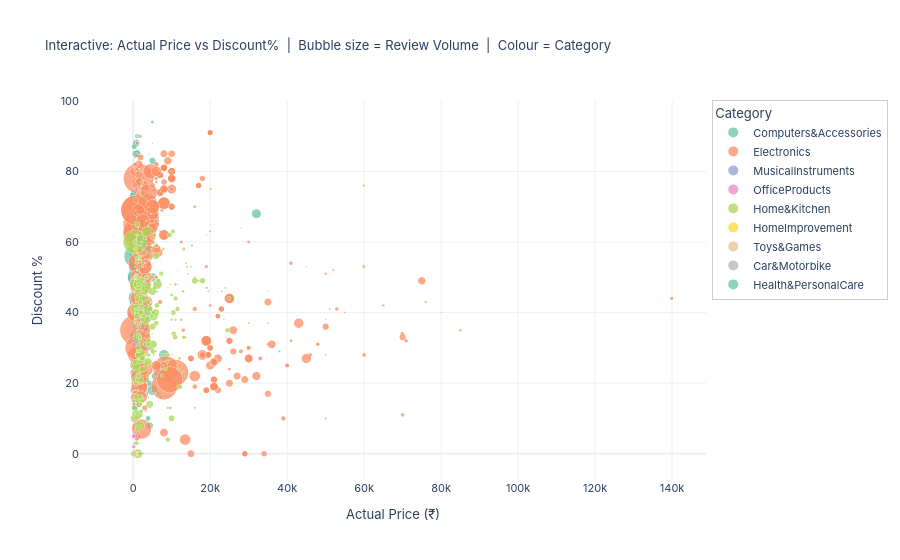
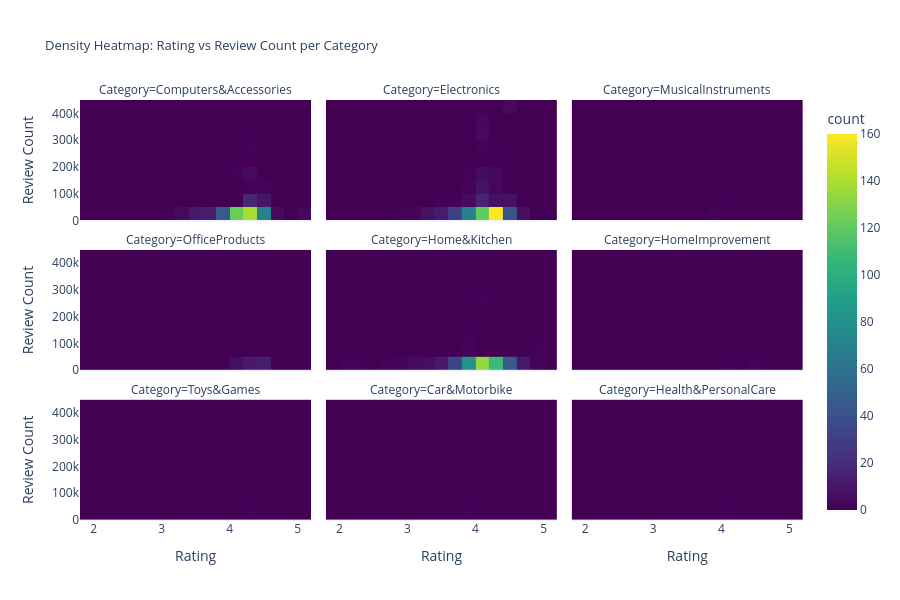

Notebook code cell kept with these figures, in order:
### Markdown cell above
### 2a. Interactive Exploratory Visualisation (Plotly)
Hover over any data point to see full product details. Use the cluster dropdown to filter segments in real time.

### Code cell
# ── Interactive Scatter: Actual Price vs Discount% coloured by Category ──────
try:
    import plotly.express as px
    import plotly.graph_objects as go

    df_plot = df[['product_name','main_category',
                  'actual_price_clean','discounted_price_clean',
                  'discount_percentage_clean','rating_clean',
                  'rating_count_clean']].dropna().copy()
    df_plot.columns = ['Product','Category','Actual Price','Selling Price',
                        'Discount %','Rating','Review Count']
    df_plot['Product'] = df_plot['Product'].str[:60]   # trim long names

    fig = px.scatter(
        df_plot,
        x='Actual Price',
        y='Discount %',
        color='Category',
        size='Review Count',
        size_max=30,
        hover_name='Product',
        hover_data={'Selling Price': True, 'Rating': True,
                    'Actual Price': True, 'Review Count': True},
        color_discrete_sequence=px.colors.qualitative.Set2,
        title='Interactive: Actual Price vs Discount%  |  Bubble size = Review Volume  |  Colour = Category',
        labels={'Actual Price': 'Actual Price (₹)', 'Discount %': 'Discount %'},
        template='plotly_white',
        opacity=0.75
    )
    fig.update_layout(
        height=560,
        legend=dict(title='Category', orientation='v',
                    x=1.01, y=1, bgcolor='rgba(255,255,255,0.85)',
                    bordercolor='#ccc', borderwidth=1),
        title_font_size=13,
        font=dict(family='Inter, Arial', size=11),
        hovermode='closest'
    )
    fig.update_traces(marker=dict(line=dict(width=0.4, color='white')))
    fig.show()

    # ── Second interactive: Rating vs Review Count heatmap density ────────────
    fig2 = px.density_heatmap(
        df_plot,
        x='Rating',
        y='Review Count',
        facet_col='Category',
        facet_col_wrap=3,
        color_continuous_scale='Viridis',
        title='Density Heatmap: Rating vs Review Count per Category',
        template='plotly_white',
        nbinsx=20, nbinsy=20
    )
    fig2.update_layout(height=600, title_font_size=13)
    fig2.show()

    print('Interactive Plotly charts rendered above.')
except ImportError:
    print('plotly not installed. Run: pip install plotly')
    print('Falling back to static chart...')
    fig_s, ax_s = plt.subplots(figsize=(12, 6))
    cats = df['main_category'].unique()
    cmap_s = plt.cm.get_cmap('Set2', len(cats))
    for ci, cat in enumerate(cats):
        m = df['main_category'] == cat
        ax_s.scatter(df.loc[m,'actual_price_clean'], df.loc[m,'discount_percentage_clean'],
                     c=[cmap_s(ci)], label=cat, alpha=0.5, s=15)
    ax_s.set_xlabel('Actual Price (₹)'); ax_s.set_ylabel('Discount %')
    ax_s.set_title('Actual Price vs Discount % by Category')
    ax_s.legend(fontsize=7, loc='best')
    plt.tight_layout(); plt.show()

### Figure 1 — Plotly figure (JSON) as saved in the notebook; plotly's stock layout.template omitted (floating-point values rounded to 4 significant figures; data arrays with more than 128 entries replaced by an {"elided": "..."} marker saying what was removed)
{"data": [{"customdata": {"elided": "453x3 float values"}, "hovertemplate": "<b>%{hovertext}</b><br><br>Category=Computers&Accessories<br>Actual Price (₹)=%{x}<br>Discount %=%{y}<br>Review Count=%{customdata[2]}<br>Selling Price=%{customdata[0]}<br>Rating=%{customdata[1]}<extra></extra>", "hovertext": {"elided": "453 str values"}, "legendgroup": "Computers&Accessories", "marker": {"color": "rgb(102,194,165)", "line": {"color": "white", "width": 0.4}, "opacity": 0.75, "size": {"elided": "453 float values"}, "sizemode": "area", "sizeref": 474.4, "symbol": "circle"}, "mode": "markers", "name": "Computers&Accessories", "showlegend": true, "type": "scattergl", "x": {"elided": "453 float values"}, "xaxis": "x", "y": {"elided": "453 int values"}, "yaxis": "y"}, {"customdata": {"elided": "526x3 float values"}, "hovertemplate": "<b>%{hovertext}</b><br><br>Category=Electronics<br>Actual Price (₹)=%{x}<br>Discount %=%{y}<br>Review Count=%{customdata[2]}<br>Selling Price=%{customdata[0]}<br>Rating=%{customdata[1]}<extra></extra>", "hovertext": {"elided": "526 str values"}, "legendgroup": "Electronics", "marker": {"color": "rgb(252,141,98)", "line": {"color": "white", "width": 0.4}, "opacity": 0.75, "size": {"elided": "526 float values"}, "sizemode": "area", "sizeref": 474.4, "symbol": "circle"}, "mode": "markers", "name": "Electronics", "showlegend": true, "type": "scattergl", "x": {"elided": "526 float values"}, "xaxis": "x", "y": {"elided": "526 int values"}, "yaxis": "y"}, {"customdata": [[798.0, 4.0, 68660.0], [478.0, 3.8, 20220.0]], "hovertemplate": "<b>%{hovertext}</b><br><br>Category=MusicalInstruments<br>Actual Price (₹)=%{x}<br>Discount %=%{y}<br>Review Count=%{customdata[2]}<br>Selling Price=%{customdata[0]}<br>Rating=%{customdata[1]}<extra></extra>", "hovertext": ["Boya ByM1 Auxiliary Omnidirectional Lavalier Condenser Micro", "MAONO AU-400 Lavalier Auxiliary Omnidirectional Microphone ("], "legendgroup": "MusicalInstruments", "marker": {"color": "rgb(141,160,203)", "line": {"color": "white", "width": 0.4}, "opacity": 0.75, "size": [68660.0, 20220.0], "sizemode": "area", "sizeref": 474.4, "symbol": "circle"}, "mode": "markers", "name": "MusicalInstruments", "showlegend": true, "type": "scattergl", "x": [1995.0, 699.0], "xaxis": "x", "y": [60, 32], "yaxis": "y"}, {"customdata": [[50.0, 4.3, 5792.0], [1295.0, 4.5, 5760.0], [522.0, 4.4, 12180.0], [157.0, 4.5, 8618.0], [198.0, 4.1, 9344.0], [137.0, 4.4, 6537.0], [440.0, 4.5, 8610.0], [100.0, 4.3, 3095.0], [252.0, 4.5, 3785.0], [480.0, 4.3, 5719.0], [125.0, 4.4, 8053.0], [561.0, 4.4, 3182.0], [99.0, 4.3, 388.0], [67.0, 4.1, 1269.0], [90.0, 4.4, 7429.0], [114.0, 4.2, 8938.0], [120.0, 4.1, 4308.0], [178.0, 4.3, 2450.0], [157.0, 4.5, 4428.0], [90.0, 4.3, 3061.0], [250.0, 4.2, 2628.0], [272.0, 4.0, 3686.0], [1399.0, 4.3, 3530.0], [300.0, 4.2, 419.0], [535.0, 4.4, 4426.0], [341.0, 4.3, 2493.0], [165.0, 4.5, 1674.0], [90.0, 4.1, 6199.0], [120.0, 4.5, 4951.0], [420.0, 4.2, 1926.0], [225.0, 4.1, 4798.0]], "hovertemplate": "<b>%{hovertext}</b><br><br>Category=OfficeProducts<br>Actual Price (₹)=%{x}<br>Discount %=%{y}<br>Review Count=%{customdata[2]}<br>Selling Price=%{customdata[0]}<br>Rating=%{customdata[1]}<extra></extra>", "hovertext": ["Classmate Octane Neon- Blue Gel Pens(Pack of 5)|Smooth Writi", "Casio FX-991ES Plus-2nd Edition Scientific Calculator, Black", "Casio FX-82MS 2nd Gen Non-Programmable Scientific Calculator", "Classmate Soft Cover 6 Subject Spiral Binding Notebook, Sing", "COI Note Pad/Memo Book with Sticky Notes & Clip Holder with ", "Classmate 2100117 Soft Cover 6 Subject Spiral Binding Notebo", "Casio MJ-12D 150 Steps Check and Correct Desktop Calculator", "Parker Quink Ink Bottle, Blue", "Luxor 5 Subject Single Ruled Notebook - A4, 70 GSM, 300 page", "Parker Classic Gold Gold Trim Ball Pen", "Luxor 5 Subject Single Ruled Notebook - A5 Size, 70 GSM, 300", "Classmate Long Notebook - 140 Pages, Single Line, 297mm x 21", "BRUSTRO Copytinta Coloured Craft Paper A4 Size 80 GSM Mixed ", "Classmate Pulse Spiral Notebook - 240 mm x 180 mm, Soft Cove", "3M Post-it Sticky Note Cube, 200 Sheets (4 Colors x 50 Sheet", "Classmate Pulse 6 Subject Notebook - Unruled, 300 Pages, Spi", "Pentonic Multicolor Ball Point Pen, Pack of 10", "Pilot V7 Liquid Ink Roller Ball Pen (2 Blue + 1 Black)", "Classmate Soft Cover 6 Subject Spiral Binding Notebook, Unru", "Parker Quink Ink Bottle (Black)", "Classmate Octane Neon- 25 Blue Gel Pens | Smooth Writing Pen", "Parker Vector Standard Chrome Trim Ball Pen (Ink - Black)", "Portronics Ruffpad 15 Re-Writable LCD Screen 38.1cm (15-inch", "Classmate Pulse 1 Subject Notebook - 240mm x 180mm , Soft Co", "Casio MJ-120D 150 Steps Check and Correct Desktop Calculator", "Parker Vector Camouflage Gift Set - Roller Ball Pen & Parker", "Classmate Long Book - Unruled, 160 Pages, 314 mm x 194 mm - ", "Pilot Frixion Clicker Roller Pen (Blue), (9000019529)", "Classmate Drawing Book - Unruled, 40 Pages, 210 mm x 297 mm ", "Parker Moments Vector Timecheck Gold Trim Roller Ball Pen (B", "Camlin Elegante Fountain Pen - Black/Blue/Red"], "legendgroup": "OfficeProducts", "marker": {"color": "rgb(231,138,195)", "line": {"color": "white", "width": 0.4}, "opacity": 0.75, "size": [5792.0, 5760.0, 12180.0, 8618.0, 9344.0, 6537.0, 8610.0, 3095.0, 3785.0, 5719.0, 8053.0, 3182.0, 388.0, 1269.0, 7429.0, 8938.0, 4308.0, 2450.0, 4428.0, 3061.0, 2628.0, 3686.0, 3530.0, 419.0, 4426.0, 2493.0, 1674.0, 6199.0, 4951.0, 1926.0, 4798.0], "sizemode": "area", "sizeref": 474.4, "symbol": "circle"}, "mode": "markers", "name": "OfficeProducts", "showlegend": true, "type": "scattergl", "x": [50.0, 1295.0, 550.0, 160.0, 800.0, 160.0, 440.0, 100.0, 315.0, 600.0, 180.0, 720.0, 99.0, 75.0, 175.0, 120.0, 120.0, 210.0, 160.0, 100.0, 250.0, 320.0, 2999.0, 300.0, 535.0, 450.0, 165.0, 100.0, 120.0, 420.0, 225.0], "xaxis": "x", "y": [0, 0, 5, 2, 75, 14, 0, 0, 20, 20, 31, 22, 0, 11, 49, 5, 0, 15, 2, 10, 0, 15, 53, 0, 0, 24, 0, 10, 0, 0, 0], "yaxis": "y"}, {"customdata": {"elided": "448x3 float values"}, "hovertemplate": "<b>%{hovertext}</b><br><br>Category=Home&Kitchen<br>Actual Price (₹)=%{x}<br>Discount %=%{y}<br>Review Count=%{customdata[2]}<br>Selling Price=%{customdata[0]}<br>Rating=%{customdata[1]}<extra></extra>", "hovertext": {"elided": "448 str values"}, "legendgroup": "Home&Kitchen", "marker": {"color": "rgb(166,216,84)", "line": {"color": "white", "width": 0.4}, "opacity": 0.75, "size": {"elided": "448 float values"}, "sizemode": "area", "sizeref": 474.4, "symbol": "circle"}, "mode": "markers", "name": "Home&Kitchen", "showlegend": true, "type": "scattergl", "x": {"elided": "448 float values"}, "xaxis": "x", "y": {"elided": "448 int values"}, "yaxis": "y"}, {"customdata": [[425.0, 4.0, 2581.0], [249.0, 4.5, 5985.0]], "hovertemplate": "<b>%{hovertext}</b><br><br>Category=HomeImprovement<br>Actual Price (₹)=%{x}<br>Discount %=%{y}<br>Review Count=%{customdata[2]}<br>Selling Price=%{customdata[0]}<br>Rating=%{customdata[1]}<extra></extra>", "hovertext": ["ESnipe Mart Worldwide Travel Adapter with Build in Dual USB ", "Gizga Essentials Cable Organiser, Cord Management System for"], "legendgroup": "HomeImprovement", "marker": {"color": "rgb(255,217,47)", "line": {"color": "white", "width": 0.4}, "opacity": 0.75, "size": [2581.0, 5985.0], "sizemode": "area", "sizeref": 474.4, "symbol": "circle"}, "mode": "markers", "name": "HomeImprovement", "showlegend": true, "type": "scattergl", "x": [999.0, 599.0], "xaxis": "x", "y": [57, 58], "yaxis": "y"}, {"customdata": [[150.0, 4.3, 15870.0]], "hovertemplate": "<b>%{hovertext}</b><br><br>Category=Toys&Games<br>Actual Price (₹)=%{x}<br>Discount %=%{y}<br>Review Count=%{customdata[2]}<br>Selling Price=%{customdata[0]}<br>Rating=%{customdata[1]}<extra></extra>", "hovertext": ["Faber-Castell Connector Pen Set - Pack of 25 (Assorted)"], "legendgroup": "Toys&Games", "marker": {"color": "rgb(229,196,148)", "line": {"color": "white", "width": 0.4}, "opacity": 0.75, "size": [15870.0], "sizemode": "area", "sizeref": 474.4, "symbol": "circle"}, "mode": "markers", "name": "Toys&Games", "showlegend": true, "type": "scattergl", "x": [150.0], "xaxis": "x", "y": [0], "yaxis": "y"}, {"customdata": [[2339.0, 3.8, 1118.0]], "hovertemplate": "<b>%{hovertext}</b><br><br>Category=Car&Motorbike<br>Actual Price (₹)=%{x}<br>Discount %=%{y}<br>Review Count=%{customdata[2]}<br>Selling Price=%{customdata[0]}<br>Rating=%{customdata[1]}<extra></extra>", "hovertext": ["Reffair AX30 [MAX] Portable Air Purifier for Car, Home & Off"], "legendgroup": "Car&Motorbike", "marker": {"color": "rgb(179,179,179)", "line": {"color": "white", "width": 0.4}, "opacity": 0.75, "size": [1118.0], "sizemode": "area", "sizeref": 474.4, "symbol": "circle"}, "mode": "markers", "name": "Car&Motorbike", "showlegend": true, "type": "scattergl", "x": [4000.0], "xaxis": "x", "y": [42], "yaxis": "y"}, {"customdata": [[899.0, 4.0, 3663.0]], "hovertemplate": "<b>%{hovertext}</b><br><br>Category=Health&PersonalCare<br>Actual Price (₹)=%{x}<br>Discount %=%{y}<br>Review Count=%{customdata[2]}<br>Selling Price=%{customdata[0]}<br>Rating=%{customdata[1]}<extra></extra>", "hovertext": ["Dr Trust Electronic Kitchen Digital Scale Weighing Machine ("], "legendgroup": "Health&PersonalCare", "marker": {"color": "rgb(102,194,165)", "line": {"color": "white", "width": 0.4}, "opacity": 0.75, "size": [3663.0], "sizemode": "area", "sizeref": 474.4, "symbol": "circle"}, "mode": "markers", "name": "Health&PersonalCare", "showlegend": true, "type": "scattergl", "x": [1900.0], "xaxis": "x", "y": [53], "yaxis": "y"}], "layout": {"font": {"family": "Inter, Arial", "size": 11}, "height": 560, "hovermode": "closest", "legend": {"bgcolor": "rgba(255,255,255,0.85)", "bordercolor": "#ccc", "borderwidth": 1, "itemsizing": "constant", "orientation": "v", "title": {"text": "Category"}, "tracegroupgap": 0, "x": 1.01, "y": 1}, "title": {"font": {"size": 13}, "text": "Interactive: Actual Price vs Discount%  |  Bubble size = Review Volume  |  Colour = Category"}, "xaxis": {"anchor": "y", "domain": [0, 1], "title": {"text": "Actual Price (₹)"}}, "yaxis": {"anchor": "x", "domain": [0, 1], "title": {"text": "Discount %"}}}}

### Figure 2 — Plotly figure (JSON) as saved in the notebook; plotly's stock layout.template omitted (floating-point values rounded to 4 significant figures; data arrays with more than 128 entries replaced by an {"elided": "..."} marker saying what was removed)
{"data": [{"coloraxis": "coloraxis", "hovertemplate": "Category=Computers&Accessories<br>Rating=%{x}<br>Review Count=%{y}<br>count=%{z}<extra></extra>", "name": "", "nbinsx": 20, "nbinsy": 20, "type": "histogram2d", "x": {"elided": "453 float values"}, "xaxis": "x7", "xbingroup": "x", "y": {"elided": "453 float values"}, "yaxis": "y7", "ybingroup": "y"}, {"coloraxis": "coloraxis", "hovertemplate": "Category=Electronics<br>Rating=%{x}<br>Review Count=%{y}<br>count=%{z}<extra></extra>", "name": "", "nbinsx": 20, "nbinsy": 20, "type": "histogram2d", "x": {"elided": "526 float values"}, "xaxis": "x8", "xbingroup": "x", "y": {"elided": "526 float values"}, "yaxis": "y8", "ybingroup": "y"}, {"coloraxis": "coloraxis", "hovertemplate": "Category=MusicalInstruments<br>Rating=%{x}<br>Review Count=%{y}<br>count=%{z}<extra></extra>", "name": "", "nbinsx": 20, "nbinsy": 20, "type": "histogram2d", "x": [4.0, 3.8], "xaxis": "x9", "xbingroup": "x", "y": [68660.0, 20220.0], "yaxis": "y9", "ybingroup": "y"}, {"coloraxis": "coloraxis", "hovertemplate": "Category=OfficeProducts<br>Rating=%{x}<br>Review Count=%{y}<br>count=%{z}<extra></extra>", "name": "", "nbinsx": 20, "nbinsy": 20, "type": "histogram2d", "x": [4.3, 4.5, 4.4, 4.5, 4.1, 4.4, 4.5, 4.3, 4.5, 4.3, 4.4, 4.4, 4.3, 4.1, 4.4, 4.2, 4.1, 4.3, 4.5, 4.3, 4.2, 4.0, 4.3, 4.2, 4.4, 4.3, 4.5, 4.1, 4.5, 4.2, 4.1], "xaxis": "x4", "xbingroup": "x", "y": [5792.0, 5760.0, 12180.0, 8618.0, 9344.0, 6537.0, 8610.0, 3095.0, 3785.0, 5719.0, 8053.0, 3182.0, 388.0, 1269.0, 7429.0, 8938.0, 4308.0, 2450.0, 4428.0, 3061.0, 2628.0, 3686.0, 3530.0, 419.0, 4426.0, 2493.0, 1674.0, 6199.0, 4951.0, 1926.0, 4798.0], "yaxis": "y4", "ybingroup": "y"}, {"coloraxis": "coloraxis", "hovertemplate": "Category=Home&Kitchen<br>Rating=%{x}<br>Review Count=%{y}<br>count=%{z}<extra></extra>", "name": "", "nbinsx": 20, "nbinsy": 20, "type": "histogram2d", "x": {"elided": "448 float values"}, "xaxis": "x5", "xbingroup": "x", "y": {"elided": "448 float values"}, "yaxis": "y5", "ybingroup": "y"}, {"coloraxis": "coloraxis", "hovertemplate": "Category=HomeImprovement<br>Rating=%{x}<br>Review Count=%{y}<br>count=%{z}<extra></extra>", "name": "", "nbinsx": 20, "nbinsy": 20, "type": "histogram2d", "x": [4.0, 4.5], "xaxis": "x6", "xbingroup": "x", "y": [2581.0, 5985.0], "yaxis": "y6", "ybingroup": "y"}, {"coloraxis": "coloraxis", "hovertemplate": "Category=Toys&Games<br>Rating=%{x}<br>Review Count=%{y}<br>count=%{z}<extra></extra>", "name": "", "nbinsx": 20, "nbinsy": 20, "type": "histogram2d", "x": [4.3], "xaxis": "x", "xbingroup": "x", "y": [15870.0], "yaxis": "y", "ybingroup": "y"}, {"coloraxis": "coloraxis", "hovertemplate": "Category=Car&Motorbike<br>Rating=%{x}<br>Review Count=%{y}<br>count=%{z}<extra></extra>", "name": "", "nbinsx": 20, "nbinsy": 20, "type": "histogram2d", "x": [3.8], "xaxis": "x2", "xbingroup": "x", "y": [1118.0], "yaxis": "y2", "ybingroup": "y"}, {"coloraxis": "coloraxis", "hovertemplate": "Category=Health&PersonalCare<br>Rating=%{x}<br>Review Count=%{y}<br>count=%{z}<extra></extra>", "name": "", "nbinsx": 20, "nbinsy": 20, "type": "histogram2d", "x": [4.0], "xaxis": "x3", "xbingroup": "x", "y": [3663.0], "yaxis": "y3", "ybingroup": "y"}], "layout": {"annotations": [{"font": {}, "showarrow": false, "text": "Category=Toys&Games", "x": 0.16, "xanchor": "center", "xref": "paper", "y": 0.2867, "yanchor": "bottom", "yref": "paper"}, {"font": {}, "showarrow": false, "text": "Category=Car&Motorbike", "x": 0.5, "xanchor": "center", "xref": "paper", "y": 0.2867, "yanchor": "bottom", "yref": "paper"}, {"font": {}, "showarrow": false, "text": "Category=Health&PersonalCare", "x": 0.84, "xanchor": "center", "xref": "paper", "y": 0.2867, "yanchor": "bottom", "yref": "paper"}, {"font": {}, "showarrow": false, "text": "Category=OfficeProducts", "x": 0.16, "xanchor": "center", "xref": "paper", "y": 0.6433, "yanchor": "bottom", "yref": "paper"}, {"font": {}, "showarrow": false, "text": "Category=Home&Kitchen", "x": 0.5, "xanchor": "center", "xref": "paper", "y": 0.6433, "yanchor": "bottom", "yref": "paper"}, {"font": {}, "showarrow": false, "text": "Category=HomeImprovement", "x": 0.84, "xanchor": "center", "xref": "paper", "y": 0.6433, "yanchor": "bottom", "yref": "paper"}, {"font": {}, "showarrow": false, "text": "Category=Computers&Accessories", "x": 0.16, "xanchor": "center", "xref": "paper", "y": 1.0, "yanchor": "bottom", "yref": "paper"}, {"font": {}, "showarrow": false, "text": "Category=Electronics", "x": 0.5, "xanchor": "center", "xref": "paper", "y": 1.0, "yanchor": "bottom", "yref": "paper"}, {"font": {}, "showarrow": false, "text": "Category=MusicalInstruments", "x": 0.84, "xanchor": "center", "xref": "paper", "y": 1.0, "yanchor": "bottom", "yref": "paper"}], "coloraxis": {"colorbar": {"title": {"text": "count"}}, "colorscale": [[0, "#440154"], [0.1111, "#482878"], [0.2222, "#3e4989"], [0.3333, "#31688e"], [0.4444, "#26828e"], [0.5556, "#1f9e89"], [0.6667, "#35b779"], [0.7778, "#6ece58"], [0.8889, "#b5de2b"], [1, "#fde725"]]}, "height": 600, "legend": {"tracegroupgap": 0}, "title": {"font": {"size": 13}, "text": "Density Heatmap: Rating vs Review Count per Category"}, "xaxis": {"anchor": "y", "domain": [0, 0.32], "title": {"text": "Rating"}}, "xaxis2": {"anchor": "y2", "domain": [0.34, 0.66], "matches": "x", "title": {"text": "Rating"}}, "xaxis3": {"anchor": "y3", "domain": [0.68, 1.0], "matches": "x", "title": {"text": "Rating"}}, "xaxis4": {"anchor": "y4", "domain": [0, 0.32], "matches": "x", "showticklabels": false}, "xaxis5": {"anchor": "y5", "domain": [0.34, 0.66], "matches": "x", "showticklabels": false}, "xaxis6": {"anchor": "y6", "domain": [0.68, 1.0], "matches": "x", "showticklabels": false}, "xaxis7": {"anchor": "y7", "domain": [0, 0.32], "matches": "x", "showticklabels": false}, "xaxis8": {"anchor": "y8", "domain": [0.34, 0.66], "matches": "x", "showticklabels": false}, "xaxis9": {"anchor": "y9", "domain": [0.68, 1.0], "matches": "x", "showticklabels": false}, "yaxis": {"anchor": "x", "domain": [0, 0.2867], "title": {"text": "Review Count"}}, "yaxis2": {"anchor": "x2", "domain": [0, 0.2867], "matches": "y", "showticklabels": false}, "yaxis3": {"anchor": "x3", "domain": [0, 0.2867], "matches": "y", "showticklabels": false}, "yaxis4": {"anchor": "x4", "domain": [0.3567, 0.6433], "matches": "y", "title": {"text": "Review Count"}}, "yaxis5": {"anchor": "x5", "domain": [0.3567, 0.6433], "matches": "y", "showticklabels": false}, "yaxis6": {"anchor": "x6", "domain": [0.3567, 0.6433], "matches": "y", "showticklabels": false}, "yaxis7": {"anchor": "x7", "domain": [0.7133, 1.0], "matches": "y", "title": {"text": "Review Count"}}, "yaxis8": {"anchor": "x8", "domain": [0.7133, 1.0], "matches": "y", "showticklabels": false}, "yaxis9": {"anchor": "x9", "domain": [0.7133, 1.0], "matches": "y", "showticklabels": false}}}
